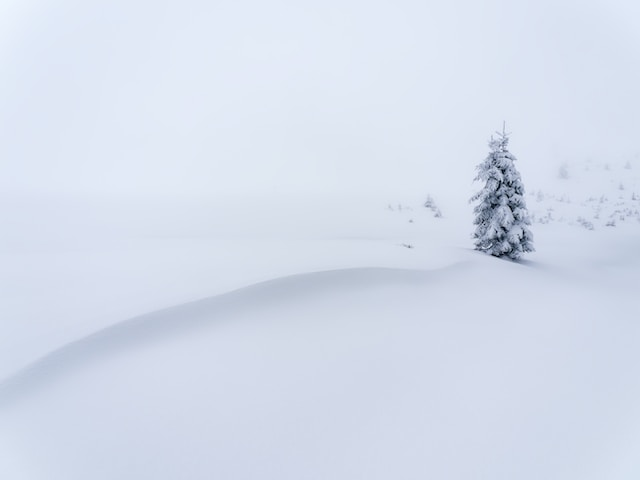
//> input picture crypto/tp2/image.png, 640 x 480 px
$ ./main ../../crypto/tp2/image.png   (built with g++ and OpenCV 4)
//> lines starting //> are read from the running program, lines starting //| are printed output that depends on the picture; after the words box and inside, x2 and y2 are one past the last pixel; in counts of white or black regions, pixels touching at a corner belong together
#include <iostream>
#include <opencv2/highgui.hpp>
#include <opencv2/imgproc.hpp>
#include <vector>

using namespace cv;

// ---------------------------------
// ------------ UTILS --------------
// ---------------------------------

void print(char str[])
{
    std::cout << str << std::endl;
}


// ---------------------------------
// ----------- HISTOGRAM -----------
// ---------------------------------


std::vector<double> histogramme( Mat image )
{
  int nbPixel = image.rows * image.cols;
  std::vector<double> histo( 256, 0.0 );

  for ( int y = 0; y < image.rows; y++ )
    for ( int x = 0; x < image.cols; x++ )
      histo[ image.at<uchar>(y,x) ] += 1.0/nbPixel;

  return histo;
}

std::vector<double> histogramme_cumule( const std::vector<double>& h_I )
{
    int V = h_I.size();
    std::vector<double> H_I(V, 0);
    H_I[0] = h_I[0];

    for(int i = 1; i < V; i++)
        H_I[i] += h_I[i] + H_I[i-1];

    return H_I;
}

cv::Mat afficheHistogrammes( const std::vector<double>& h_I,
                             const std::vector<double>& H_I )
{
    cv::Mat image( 256, 512, CV_8UC1 );
    image.setTo( 255 );

    // On recherche de la valeur maximale de l'histogramme
    double max = 0.0;
    for ( int i = 0; i < h_I.size(); i++ )
        if ( h_I[i] > max )
        //On stocke la valeur maximale
        max = h_I[i];

    // Tracé de l'histogramme h_I
    for ( int i = 0; i < h_I.size(); i++ )
    {
        int x = i;
        for ( int y = 255; y > 255 - (h_I[i] / max) * 255; y-- )
        image.at<uchar>(y,x) = 0;
    }
    // Tracé de l'histogramme H_I
    for ( int i = 0; i < H_I.size(); i++ )
    {
        int x = i + 256;
        // Colorier en bas du point
        for ( int y = 255; y > 255 - (H_I[i] / H_I.back()) * 255; y-- )
        image.at<uchar>(y,x) = 0;
    }
    return image;
}


cv::Mat egalisation_histogramme( const cv::Mat& image )
{
    std::vector<double> h_I = histogramme(image);
    std::vector<double> H_I = histogramme_cumule(h_I);
    cv::Mat image_egalisee(image.rows, image.cols, CV_8UC1);
    for(int i = 0; i < image.rows; i++)
    {
        for(int j = 0; j < image.cols; j++)
        {
            //colorier le pixel (i,j) de l'image egalisee avec la valeur de l'histogramme cumule
            int val = H_I[image.at<uchar>(i,j)] * H_I.size();
            image_egalisee.at<uchar>(i,j) = val;
        }
    }
    return image_egalisee;
}

// ---------------------------------
// ----------- TRAMAGE -------------
// ---------------------------------

cv::Mat tramage_floyd_steinberg(const cv::Mat& input) {
    // Convert the input image to a floating-point type
    cv::Mat inputFloat;
    input.convertTo(inputFloat, CV_32FC1);

    // Clone the input image to store the result
    cv::Mat output = inputFloat.clone();

    for (int y = 0; y < inputFloat.rows; ++y) {
        for (int x = 0; x < inputFloat.cols; ++x) {
            // Get the current pixel value
            float oldPixel = output.at<float>(y, x);
            float newPixel = oldPixel > 128 ? 255 : 0;
            // Calculate the quantization error
            float error = oldPixel  - newPixel;

            // Update the current pixel value
            output.at<float>(y, x) = newPixel;

            // Propagate the error to neighbors
            if (x + 1 < inputFloat.cols) {
                output.at<float>(y, x + 1) += error * 7 / 16;
            }
            if (x - 1 >= 0 && y + 1 < inputFloat.rows) {
                output.at<float>(y + 1, x - 1) += error * 3 / 16;
            }
            if (y + 1 < inputFloat.rows) {
                output.at<float>(y + 1, x) += error * 5 / 16;
            }
            if (x + 1 < inputFloat.cols && y + 1 < inputFloat.rows) {
                output.at<float>(y + 1, x + 1) += error * 1 / 16;
            }

        }
    }

    // Convert the output image back to the uchar type
    cv::Mat outputUchar;
    output.convertTo(outputUchar, CV_8UC1, 255.0);

    return outputUchar;
}


// Function to calculate distance between two colors
float distance_color_l2(cv::Vec3f bgr1, cv::Vec3f bgr2) {
    return cv::norm(bgr1, bgr2, cv::NORM_L2);
}

// Function to find the index of the color closest to the given color in the vector of colors
// [14 lines left out: function best_color, not called in this run]

// Function to calculate the error vector between two colors
cv::Vec3f error_color(cv::Vec3f bgr1, cv::Vec3f bgr2) {
    return bgr1 - bgr2;
}

// Function for CMYK halftoning using Floyd-Steinberg algorithm
// [33 lines left out: function tramage_floyd_steinberg_cmyk, not called in this run]

// ---------------------------------
// ------------ MAIN ---------------
// ---------------------------------

int main(int argc, char *argv[])
{


    int old_value = 0;
    int value = 128;
    int mode = 0; //0, gray, 1, color

    if (argc < 1)
    {
        //print "usage: prog_name <image_path>"
        print("usage: main <image_path> <color (boolean) (optional)>");
        return 1;
    }
    if(argc == 3)
    {
        mode = 1;
    }

    char* image_path = argv[1];

    namedWindow( "TP1");               // crée une fenêtre
    createTrackbar( "track", "TP1", &value, 255, NULL); // un slider
    Mat image = imread(image_path);        // lit l'image
//> image is the input picture: 480 rows x 640 cols, CV_8UC3; mean B, G, R 235.9, 221.2, 213.2
    Mat f = image.clone(); //copy image to f
    std::vector<Mat> channels;

    //check if image is in grayscale
    if (image.channels() != 1 && mode == 0)
    {
        //convert to grayscale
        print("Image not in grayscale, converting to grayscale");
        cvtColor(image, image, COLOR_BGR2GRAY);
//> image: 480 rows x 640 cols, CV_8UC1
        cvtColor(f, f, COLOR_BGR2GRAY);
    }

    if(mode==1){
        //convert to HSV
        cvtColor(f, f, COLOR_BGR2HSV);
        //get V channel from image
        split(f, channels);
        f = channels[2];
    }
    //base image
    imshow( "TP1", image );
    //histogramme of base image
    namedWindow( "Histogramme");

    Mat hist = afficheHistogrammes( histogramme(f) , histogramme_cumule(histogramme(f)) );
//> after the loop in histogramme, `for ( int y = 0; y < image.rows; y++ )`: histo = 256 values, max 0.085 at index 218, min 0 at index 0, mean 0.00391
//> in histogramme_cumule, `int V = h_I.size();`: V = 256
//> after the loop in histogramme_cumule, `for(int i = 1; i < V; i++)`: H_I = 256 values from 0 to 1
//> the loop in afficheHistogrammes, `for ( int i = 0; i < h_I.size(); i++ )` made 256 passes
//> max on passes 3, 4, 60, 65, 72, 76, 81, 87, 95, 99, 109, 115: 6.51e-06, 3.26e-05, 3.58e-05, 3.91e-05, 4.23e-05, 4.56e-05, 5.21e-05, 6.51e-05, 8.14e-05, 8.79e-05, 0.000101, 0.000111
//> after the loop in afficheHistogrammes, `for ( int i = 0; i < h_I.size(); i++ )`: max = 0.085
//> after the loop in afficheHistogrammes, `for ( int i = 0; i < h_I.size(); i++ )`:
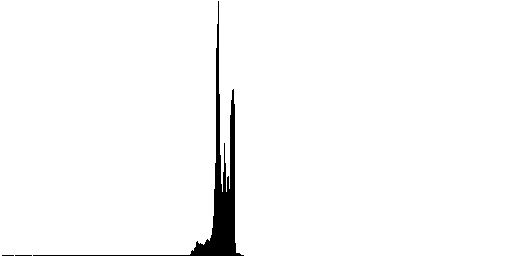
//> image: 256 rows x 512 cols, CV_8UC1; 97.6% white; 3 black regions (2 under 20 px), largest, box (x1, y1, x2, y2) and area: (33, 1, 244, 256) 3137
//> after the loop in afficheHistogrammes, `for ( int i = 0; i < H_I.size(); i++ )`:
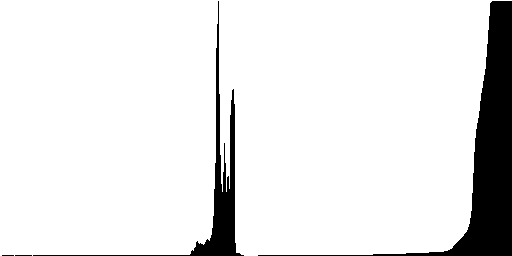
//> image: 256 rows x 512 cols, CV_8UC1; 90.6% white; 4 black regions (2 under 20 px), largest, box (x1, y1, x2, y2) and area: (258, 1, 512, 256) 9192, (33, 1, 244, 256) 3137
    imshow( "Histogramme", hist );

    //modified image
    Mat img = egalisation_histogramme(f);
//> in egalisation_histogramme, `std::vector<double> h_I = histogramme(image);`: h_I has the same summary as histo in histogramme
//> in egalisation_histogramme, `std::vector<double> H_I = histogramme_cumule(h_I);`: H_I = 256 values from 0 to 1
//> after the loop in egalisation_histogramme, `for(int i = 0; i < image.rows; i++)`:
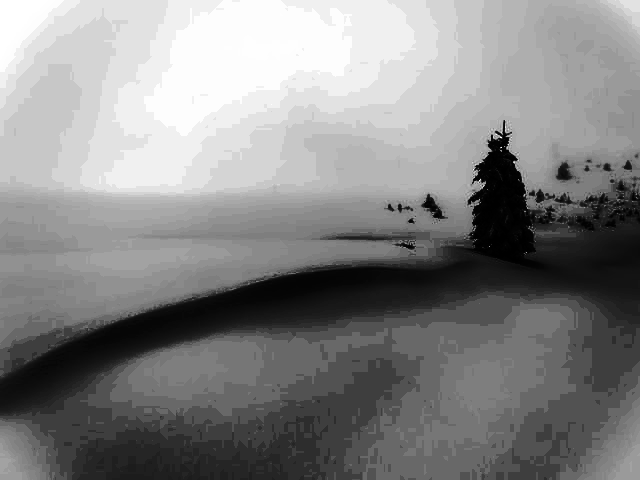
//> image_egalisee: 480 rows x 640 cols, CV_8UC1; min 0, max 255, mean 133.1

    //histogramme of modified image
    Mat hist_modif = afficheHistogrammes( histogramme(img), histogramme_cumule(histogramme(img)) );
//> the loop in afficheHistogrammes (call 2), `for ( int i = 0; i < h_I.size(); i++ )` made 256 passes
//> max on passes 1, 3, 7, 20, 25, 26, 29, 32, 38, 46, 63, 83: 0.00388, 0.00398, 0.0054, 0.0055, 0.00598, 0.007, 0.00912, 0.0132, 0.0223, 0.0308, 0.0691, 0.0773
//> after the loop in afficheHistogrammes (call 2), `for ( int i = 0; i < h_I.size(); i++ )`: max = 0.085
//> after the loop in afficheHistogrammes (call 2), `for ( int i = 0; i < h_I.size(); i++ )`:
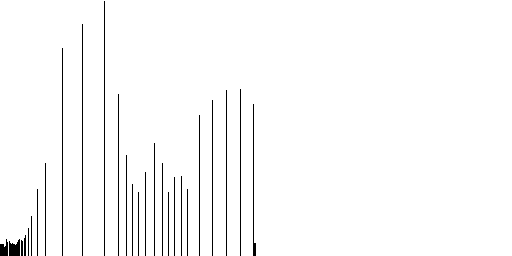
//> image: 256 rows x 512 cols, CV_8UC1; 97.7% white; black in thin lines or dots, all inside (x1, y1, x2, y2) = (0, 1, 256, 256)
//> after the loop in afficheHistogrammes (call 2), `for ( int i = 0; i < H_I.size(); i++ )`:
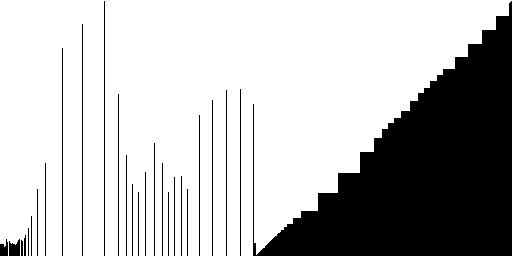
//> image: 256 rows x 512 cols, CV_8UC1; 73.7% white; 27 black regions, largest, box (x1, y1, x2, y2) and area: (253, 1, 512, 256) 31624, (104, 1, 105, 256) 255, (82, 24, 83, 256) 232
    namedWindow( "Histogramme egalise" );
    imshow( "Histogramme egalise", hist_modif );

    namedWindow( "Image egalise");
    if(mode==1){
        //merge channels
        channels[2] = img;
        merge(channels, img);
        //convert to HSV
        cvtColor(img, img, COLOR_HSV2BGR);
    }

    imshow( "Image egalise", img );

    // tramage

    Mat tramage;

    if(mode==1){
        //split channels
        // split(image, channels);

        // for(int i = 0; i < channels.size(); i++)
        //     channels[i] = tramage_floyd_steinberg(channels[i]);

        // merge(channels, tramage);

        //WITH CMYK
        // Define CMYK colors (from BGR)
        std::vector<cv::Vec3f> cmykColors = {
            cv::Vec3f(0.0, 0.0, 0.0),  // Black
            cv::Vec3f(1.0, 1.0, 1.0),  // white
            cv::Vec3f(1.0, 0.0, 1.0),  // Majenta
            cv::Vec3f(0.0, 1.0, 1.0),  // Yellow
            cv::Vec3f(1.0, 1.0, 0.0)   // Cyan
        };
        // Apply CMYK halftoning
        tramage = tramage_floyd_steinberg_cmyk(image, cmykColors);
    }else{
        tramage = tramage_floyd_steinberg(image);
//> after the loop in tramage_floyd_steinberg, `for (int y = 0; y < inputFloat.rows; ++y)`:
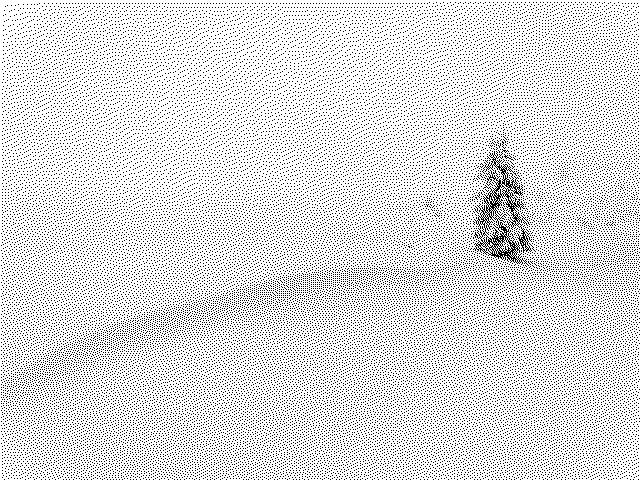
//> output: 480 rows x 640 cols, CV_32FC1; 86.5% white; black in thin lines or dots
//> in tramage_floyd_steinberg, `output.convertTo(outputUchar, CV_8UC1, 255.0);`: outputUchar: 480 rows x 640 cols, CV_8UC1; 86.5% white; black in thin lines or dots
    }

    namedWindow( "Tramage");
    imshow( "Tramage", tramage );


    while ( waitKey(50) < 0 )          // attend une touche
    { // Affiche la valeur du slider
//> the Esc key is pressed
    if ( value != old_value )
    {
        old_value = value;
        std::cout << "value=" << value << std::endl;
    }
    }
}
